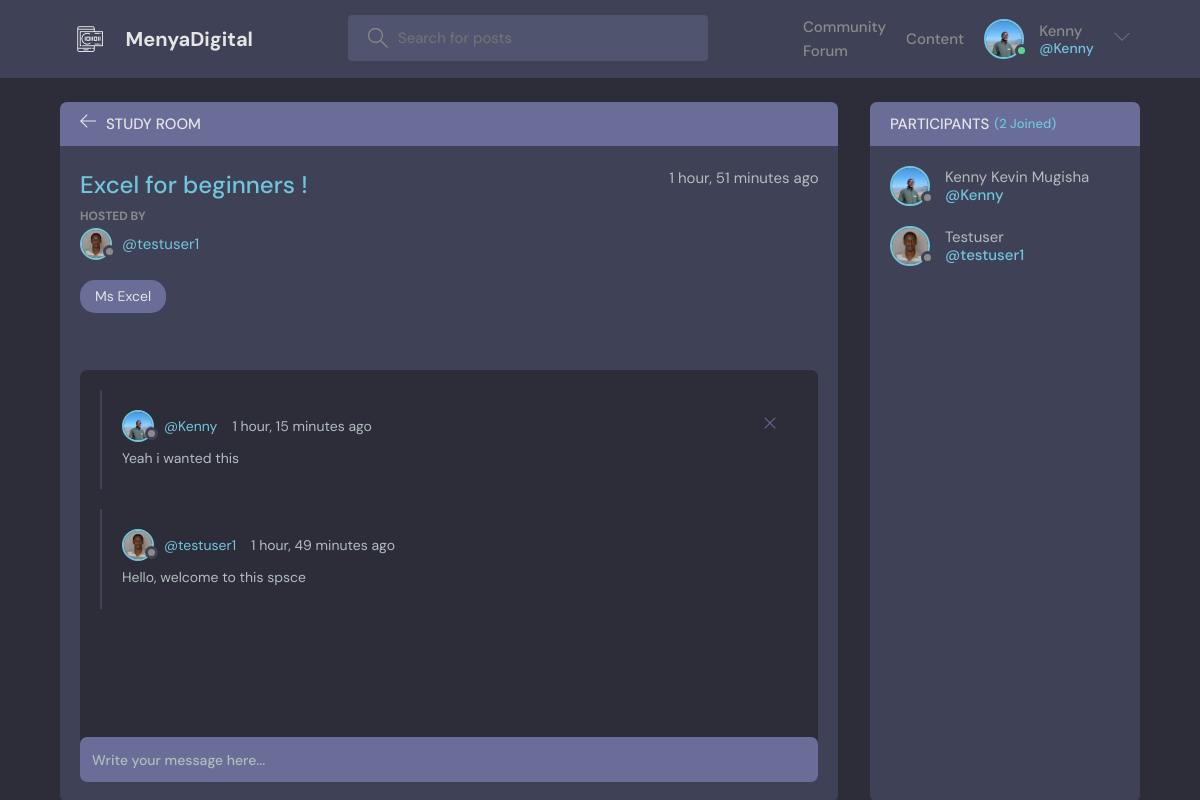
Page /room/2/ (signed in) on the committed database.
### menyaApp/models.py (models this page shows, shortened)
class User(AbstractUser):
    username = models.CharField(max_length=150, unique=True, null=True, blank=True)
    name = models.CharField(max_length=200, null=True)
    email = models.EmailField(unique=True, null=True)
    bio = models.TextField(null=True)
    avatar = models.ImageField(null=True, default="avatar.svg")
    USERNAME_FIELD = "email"
    REQUIRED_FIELDS = ["username"]

class Room(models.Model):
    host = models.ForeignKey(User, on_delete=models.SET_NULL, null=True)
    topic = models.ForeignKey(Topic, on_delete=models.SET_NULL, null=True)
    name = models.CharField(max_length=200)
    description = models.TextField(null=True, blank=True)
    participants = models.ManyToManyField(User, related_name="participants", blank=True)
    updated = models.DateTimeField(auto_now=True)
    created = models.DateTimeField(auto_now_add=True)
    class Meta:
        ordering = ["-updated", "-created"]

class Topic(models.Model):
    name = models.CharField(max_length=200)
    def __str__(self):
        return self.name

class Message(models.Model):
    user = models.ForeignKey(User, on_delete=models.CASCADE)
    room = models.ForeignKey(Room, on_delete=models.CASCADE)
    body = models.TextField()
    updated = models.DateTimeField(auto_now=True)
    created = models.DateTimeField(auto_now_add=True)
    class Meta:
        ordering = ["-updated", "-created"]

### menyaApp/views.py (the view)
# urls.py: path("room/<str:pk>/", views.room, name="room"),
@login_required(login_url="login")
def room(request, pk):
    room = Room.objects.get(id=pk)
    room_messages = room.message_set.all()
    participants = room.participants.all()
    if request.method == "POST":
        message = Message.objects.create(
            user=request.user, room=room, body=request.POST.get("body")
        )
        room.participants.add(request.user)
        return redirect("room", pk=room.id)
    context = {
        "room": room,
        "room_messages": room_messages,
        "participants": participants,
    }
    return render(request, "base/room.html", context)

### menyaApp/templates/base/room.html (shortened to what this page needs)
{% extends 'main.html' %} {% block content %}
<main class="profile-page layout layout--2">
  <div class="container">
    <div class="room">
      <div class="room__top">
        <div class="room__topLeft">
          <a href="{% url 'home' %}">
            <svg
              version="1.1"
              xmlns="http://www.w3.org/2000/svg"
              width="32"
              height="32"
              viewBox="0 0 32 32"
            >
              <title>arrow-left</title>
              <path
                d="M13.723 2.286l-13.723 13.714 13.719 13.714 1.616-1.611-10.96-10.96h27.625v-2.286h-27.625l10.965-10.965-1.616-1.607z"
              ></path>
            </svg>
          </a>
          <h3>Study Room</h3>
        </div>
      </div>
      <div class="room__box scroll">
        <div class="room__header scroll">
          <div class="room__info">
            <h3>{{room.name}}</h3>
            <span>{{room.created|timesince}} ago</span>
          </div>
          <div class="room__hosted">
            <p>Hosted By</p>
            <a
              href="{% url 'user-profile' room.host.id %}"
              class="room__author"
            >
              <div class="avatar avatar--small">
                <img src="{{room.host.avatar.url}}" />
              </div>
              <span>@{{room.host.username}}</span>
            </a>
          </div>
          <span class="room__topics">{{room.topic}}</span>
        </div>
        <div class="room__conversation">
          <div class="threads scroll">
            {% for message in room_messages %}
            <div class="thread">
              <div class="thread__top">
                <div class="thread__author">
                  <a
                    href="{% url 'user-profile' message.user.id %}"
                    class="thread__authorInfo"
                  >
                    <div class="avatar avatar--small">
                      <img src="{{message.user.avatar.url}}" />
                    </div>
                    <span>@{{message.user.username}}</span>
                  </a>
                  <span class="thread__date"
                    >{{message.created|timesince}} ago</span
                  >
                </div>
                {% if request.user == message.user %}
                <a href="{% url 'delete-message' message.id %}">
                  <div class="thread__delete">
                    <svg
                      version="1.1"
                      xmlns="http://www.w3.org/2000/svg"
                      width="32"
                      height="32"
                      viewBox="0 0 32 32"
                    >
                      <title>remove</title>
                      <path
                        d="M27.314 6.019l-1.333-1.333-9.98 9.981-9.981-9.981-1.333 1.333 9.981 9.981-9.981 9.98 1.333 1.333 9.981-9.98 9.98 9.98 1.333-1.333-9.98-9.98 9.98-9.981z"
                      ></path>
                    </svg>
                  </div>
                </a>
                {% endif %}
              </div>
              <div class="thread__details">{{message.body}}</div>
            </div>
            {% endfor %}
          </div>
        </div>
      </div>
      <div class="room__message">
        <form action="" method="POST">
          <input name="body" placeholder="Write your message here..." />
        </form>
      </div>
    </div>
    <div class="participants">
      <h3 class="participants__top">
        Participants <span>({{participants.count}} Joined)</span>
      </h3>
      <div class="participants__list scroll">
        {% for user in participants %}
        <a href="{%  url 'user-profile' user.id %}" class="participant">
          <div class="avatar avatar--medium">
            <img src="{{user.avatar.url}}" />
          </div>
          <p>
            {{user.name}}
            <span>@{{user.username}}</span>
          </p>
        </a>
        {% endfor %}
      </div>
    </div>
  </div>
</main>
{% endblock content %}

### templates/navbar.html (shortened to what this page needs)
{% load static %}
<header class="header header--loggedIn">
  <div class="container">
    <a href="{% url 'home' %}" class="header__logo">
      <img src="{% static 'images/logo1.png' %}" />
      <h1>MenyaDigital</h1>
    </a>
    <form class="header__search" method="GET" action="{% url 'home' %}">
      <label>
        <input name="q" placeholder="Search for posts" />
      </label>
    </form>
    <nav class="header__menu">
      <a href="{% url 'home' %}">Community Forum</a>
      <a href="{% url 'video_post_list' %}">Content</a>
      {% if request.user.is_authenticated %}
      <div class="header__user">
        <a href="{% url 'update-user' %}">
          <div class="avatar avatar--medium active">
            <img src="{{request.user.avatar.url}}" />
          </div>
          <p>
            {{request.user.username}} <span>@{{request.user.username}}</span>
          </p>
        </a>
        <button class="dropdown-button">
          <svg
            version="1.1"
            xmlns="http://www.w3.org/2000/svg"
            width="32"
            height="32"
            viewBox="0 0 32 32"
          >
            <title>chevron-down</title>
            <path d="M16 21l-13-13h-3l16 16 16-16h-3l-13 13z"></path>
          </svg>
        </button>
      </div>
      {% else %}
      <a href="{% url 'login' %}">
        <img src="{% static 'images/avatar.svg' %}" />
        <p>Login</p>
      </a>
      {% endif %}
    </nav>
  </div>
</header>

### rows in the picture
User: user.avatar (picture), user.username "Kenny", avatar (picture), name "Kenny Kevin Mugisha", username "Kenny"
Room: name "Excel for beginners !", created "1 hour, 51 minutes", host.avatar (picture), host.username "testuser1", topic "Ms Excel"
Message: user.avatar (picture), user.username "Kenny", created "1 hour, 15 minutes", body "Yeah i wanted this"
Message: user.avatar (picture), user.username "testuser1", created "1 hour, 49 minutes", body "Hello, welcome to this spsce"
User: avatar (picture), name "Testuser", username "testuser1"

### other values in the picture
{{ participants.count }} "2"
